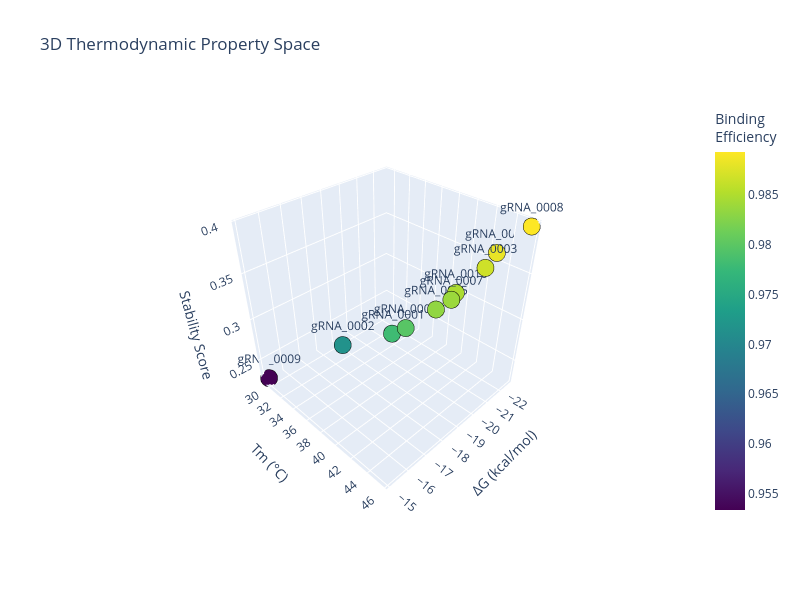

Notebook code cell kept with this figure:
### Markdown cell above
## 8. Thermodynamic Analysis of Guide RNA Binding

Advanced thermodynamic analysis to predict binding stability and specificity based on:
- Free energy (ΔG) calculations
- Melting temperature (Tm) predictions
- Binding efficiency modeling
- Off-target probability assessment

### Code cell
# Thermodynamic Analysis for Guide RNA Binding
import sys
sys.path.append('../src')
from ppdesign.thermodynamics import ThermodynamicCalculator, analyze_guide_thermodynamics

# Initialize thermodynamic calculator with experimental conditions
thermo_calc = ThermodynamicCalculator(
    na_conc=0.05,  # 50 mM sodium
    mg_conc=0.002,  # 2 mM magnesium  
    temperature=37.0  # 37°C
)

# Analyze thermodynamics for each guide RNA
thermo_results = []

for idx, guide in guides_df.iterrows():
    guide_seq = guide['sequence']
    
    # Get sample targets for thermodynamic analysis
    # In practice, you would analyze against all targets
    sample_targets = {}
    
    # Use the first few target sequences from the alignment data
    guide_alignments = alignments_df[alignments_df['guide_id'] == guide['guide_id']]
    
    for i, (_, align) in enumerate(guide_alignments.head(5).iterrows()):
        # Create a mock 20bp target region (in practice, extract from actual sequences)
        # For demonstration, we'll use the guide sequence with potential mismatches
        if align['mismatch_type'] == 'perfect':
            target_seq = guide_seq  # Perfect match
        else:
            # Introduce a mismatch for demonstration
            target_seq = guide_seq[:10] + 'A' + guide_seq[11:]  # Single mismatch
        
        sample_targets[f"target_{i+1}"] = target_seq
    
    # Perform thermodynamic analysis
    thermo_analysis = analyze_guide_thermodynamics(
        guide_seq, 
        sample_targets,
        conditions={'na_conc': 0.05, 'mg_conc': 0.002, 'temperature': 37.0}
    )
    
    thermo_results.append({
        'guide_id': guide['guide_id'],
        'sequence': guide_seq,
        'avg_tm': thermo_analysis['average_tm'],
        'avg_delta_g': thermo_analysis['average_delta_g'],
        'mean_stability': thermo_analysis.get('mean_stability', 0),
        'mean_binding_efficiency': thermo_analysis.get('mean_binding_efficiency', 0)
    })

# Convert to DataFrame
thermo_df = pd.DataFrame(thermo_results)

# Create thermodynamic visualization
fig, axes = plt.subplots(2, 3, figsize=(18, 12))
fig.suptitle('Thermodynamic Analysis of Guide RNA Binding', fontsize=20, y=0.98)

# 1. Melting Temperature Distribution
ax1 = axes[0, 0]
ax1.hist(thermo_df['avg_tm'], bins=15, edgecolor='black', alpha=0.7, color='coral')
ax1.axvline(thermo_df['avg_tm'].mean(), color='red', linestyle='--', 
           label=f'Mean: {thermo_df["avg_tm"].mean():.1f}°C')
ax1.set_xlabel('Average Melting Temperature (°C)')
ax1.set_ylabel('Number of Guides')
ax1.set_title('Tm Distribution')
ax1.legend()

# 2. Free Energy Distribution
ax2 = axes[0, 1]
ax2.hist(thermo_df['avg_delta_g'], bins=15, edgecolor='black', alpha=0.7, color='lightblue')
ax2.axvline(thermo_df['avg_delta_g'].mean(), color='blue', linestyle='--',
           label=f'Mean: {thermo_df["avg_delta_g"].mean():.1f} kcal/mol')
ax2.set_xlabel('Average ΔG (kcal/mol)')
ax2.set_ylabel('Number of Guides')
ax2.set_title('Free Energy Distribution')
ax2.legend()

# 3. Stability Score vs Conservation
ax3 = axes[0, 2]
merged_df = pd.merge(thermo_df, guides_df[['guide_id', 'conservation']], on='guide_id')
scatter = ax3.scatter(merged_df['conservation'], merged_df['mean_stability'],
                     c=merged_df['avg_tm'], cmap='coolwarm', s=100, alpha=0.7)
ax3.set_xlabel('Conservation (%)')
ax3.set_ylabel('Stability Score')
ax3.set_title('Stability vs Conservation')
plt.colorbar(scatter, ax=ax3, label='Tm (°C)')

# 4. Binding Efficiency Ranking
ax4 = axes[1, 0]
thermo_ranked = thermo_df.sort_values('mean_binding_efficiency', ascending=False)
bars = ax4.barh(range(len(thermo_ranked)), thermo_ranked['mean_binding_efficiency'],
               color=plt.cm.RdYlGn(thermo_ranked['mean_binding_efficiency']))
ax4.set_yticks(range(len(thermo_ranked)))
ax4.set_yticklabels(thermo_ranked['guide_id'])
ax4.set_xlabel('Binding Efficiency')
ax4.set_title('Guide RNA Binding Efficiency Ranking')
ax4.invert_yaxis()

# 5. ΔG vs Tm Correlation
ax5 = axes[1, 1]
ax5.scatter(thermo_df['avg_delta_g'], thermo_df['avg_tm'],
           c=thermo_df['mean_stability'], cmap='viridis', s=100, alpha=0.7)
ax5.set_xlabel('Average ΔG (kcal/mol)')
ax5.set_ylabel('Average Tm (°C)')
ax5.set_title('Free Energy vs Melting Temperature')

# Add trend line
z = np.polyfit(thermo_df['avg_delta_g'], thermo_df['avg_tm'], 1)
p = np.poly1d(z)
x_trend = np.linspace(thermo_df['avg_delta_g'].min(), thermo_df['avg_delta_g'].max(), 100)
ax5.plot(x_trend, p(x_trend), "r--", alpha=0.5, label='Trend')
ax5.legend()

# 6. Combined Thermodynamic Score
ax6 = axes[1, 2]
# Calculate combined score (lower ΔG and higher Tm are better)
thermo_df['combined_score'] = (
    (1 - (thermo_df['avg_delta_g'] - thermo_df['avg_delta_g'].min()) / 
     (thermo_df['avg_delta_g'].max() - thermo_df['avg_delta_g'].min())) * 0.5 +
    (thermo_df['avg_tm'] - thermo_df['avg_tm'].min()) / 
    (thermo_df['avg_tm'].max() - thermo_df['avg_tm'].min()) * 0.5
) * 100

top_5_thermo = thermo_df.nlargest(5, 'combined_score')
ax6.bar(range(len(top_5_thermo)), top_5_thermo['combined_score'],
       color=['gold', 'silver', '#CD7F32', 'lightblue', 'lightgreen'])
ax6.set_xticks(range(len(top_5_thermo)))
ax6.set_xticklabels(top_5_thermo['guide_id'], rotation=45)
ax6.set_ylabel('Combined Thermodynamic Score')
ax6.set_title('Top 5 Guides by Thermodynamic Properties')

plt.tight_layout()
plt.show()

# Print thermodynamic summary
print("="*80)
print("THERMODYNAMIC ANALYSIS SUMMARY")
print("="*80)
print(f"\nAverage Melting Temperature: {thermo_df['avg_tm'].mean():.1f}°C (range: {thermo_df['avg_tm'].min():.1f}-{thermo_df['avg_tm'].max():.1f}°C)")
print(f"Average Free Energy (ΔG): {thermo_df['avg_delta_g'].mean():.2f} kcal/mol")
print(f"Average Stability Score: {thermo_df['mean_stability'].mean():.3f}")
print(f"Average Binding Efficiency: {thermo_df['mean_binding_efficiency'].mean():.3f}")

print("\n🏆 TOP 3 GUIDES BY THERMODYNAMIC STABILITY:\n")
for rank, (idx, guide) in enumerate(thermo_df.nlargest(3, 'combined_score').iterrows(), 1):
    print(f"{rank}. {guide['guide_id']}")
    print(f"   Tm: {guide['avg_tm']:.1f}°C")
    print(f"   ΔG: {guide['avg_delta_g']:.2f} kcal/mol")
    print(f"   Stability Score: {guide['mean_stability']:.3f}")
    print(f"   Binding Efficiency: {guide['mean_binding_efficiency']:.3f}")
    print()

# Create interactive 3D plot for thermodynamic properties
fig_3d = go.Figure(data=[go.Scatter3d(
    x=thermo_df['avg_delta_g'],
    y=thermo_df['avg_tm'],
    z=thermo_df['mean_stability'],
    mode='markers+text',
    text=thermo_df['guide_id'],
    textposition='top center',
    marker=dict(
        size=10,
        color=thermo_df['mean_binding_efficiency'],
        colorscale='Viridis',
        showscale=True,
        colorbar=dict(title="Binding<br>Efficiency"),
        line=dict(color='black', width=0.5)
    )
)])

fig_3d.update_layout(
    title='3D Thermodynamic Property Space',
    scene=dict(
        xaxis_title='ΔG (kcal/mol)',
        yaxis_title='Tm (°C)',
        zaxis_title='Stability Score',
        camera=dict(eye=dict(x=1.5, y=1.5, z=1.5))
    ),
    width=800,
    height=600
)

fig_3d.show()

print("\n📈 The 3D plot shows the relationship between free energy, melting temperature,")
print("   stability score (z-axis), and binding efficiency (color).")
print("   Ideal guides have low ΔG, high Tm, and high stability scores.")

### Figure 1 — Plotly figure (JSON) as saved in the notebook; plotly's stock layout.template omitted (floating-point values rounded to 4 significant figures)
{"data": [{"marker": {"color": [0.978, 0.9716, 0.9866, 0.9797, 0.9832, 0.9881, 0.9838, 0.9892, 0.9534, 0.9847], "colorbar": {"title": {"text": "Binding<br>Efficiency"}}, "colorscale": [[0, "#440154"], [0.1111, "#482878"], [0.2222, "#3e4989"], [0.3333, "#31688e"], [0.4444, "#26828e"], [0.5556, "#1f9e89"], [0.6667, "#35b779"], [0.7778, "#6ece58"], [0.8889, "#b5de2b"], [1, "#fde725"]], "line": {"color": "black", "width": 0.5}, "showscale": true, "size": 10}, "mode": "markers+text", "text": ["gRNA_0001", "gRNA_0002", "gRNA_0003", "gRNA_0004", "gRNA_0005", "gRNA_0006", "gRNA_0007", "gRNA_0008", "gRNA_0009", "gRNA_0010"], "textposition": "top center", "type": "scatter3d", "x": [-18.97, -17.67, -21.5, -19.39, -20.36, -22.09, -20.53, -22.59, -15.1, -20.82], "y": [37.95, 34.19, 43.44, 38.79, 40.45, 43.53, 41.78, 45.68, 29.38, 41.71], "z": [0.2845, 0.265, 0.3568, 0.2909, 0.31, 0.3667, 0.3257, 0.3957, 0.2264, 0.3295]}], "layout": {"height": 600, "scene": {"camera": {"eye": {"x": 1.5, "y": 1.5, "z": 1.5}}, "xaxis": {"title": {"text": "ΔG (kcal/mol)"}}, "yaxis": {"title": {"text": "Tm (°C)"}}, "zaxis": {"title": {"text": "Stability Score"}}}, "title": {"text": "3D Thermodynamic Property Space"}, "width": 800}}
